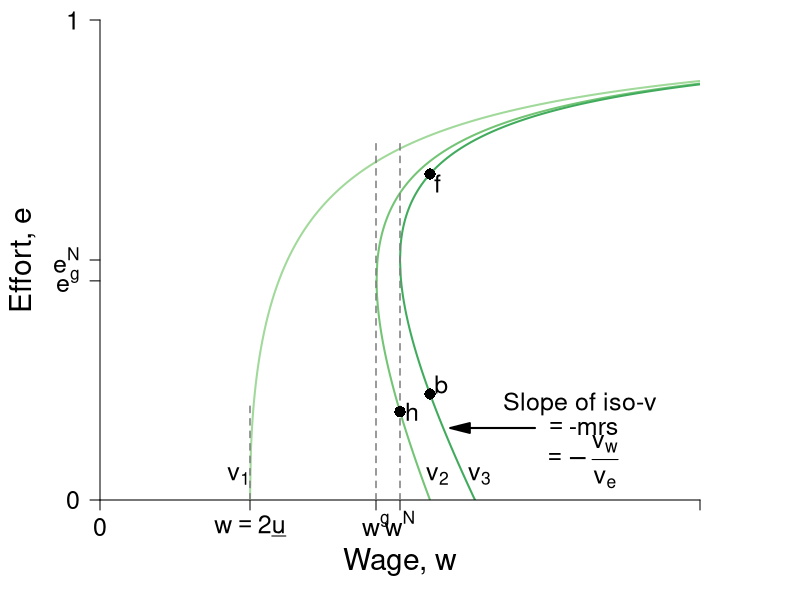

R code for this plot:
require(shape)
pdf(file = "employment/employment_brf_pc_leftpanel.pdf", width = 9, height = 7)

#Set parameters for graphics
axislabelsize <- 1.8
labelsize <- 1.5
namesize <- 1.8
annotatesize <- 1.5
graphlinewidth <- 2
segmentlinewidth <- 1.5

#The equation is below when v = 0. See Wolfram Alpha output. 
isov <- function(w, delta = 5) {
}

isovhigh1 <- function(w, delta = 5, v = 5){
  (sqrt(w^2 - 4 * delta * v) - w + 2*v)/( 2 * v )
}

isovlow1 <- function(w, delta = 5, v = 5){
  (-sqrt(w^2 - 4 * delta * v) - w + 2*v)/( 2 * v )
}

isovhigh2 <- function(w, delta = 5, v = 15){
  (sqrt(w^2 - 4 * delta * v) - w + 2*v)/( 2 * v )
}

isovlow2 <- function(w, delta = 5, v = 15){
  (-sqrt(w^2 - 4 * delta * v) - w + 2*v)/( 2 * v )
}

isovhigh3 <- function(w, delta = 5, v = 20){
  (sqrt(w^2 - 4 * delta * v) - w + 2*v)/( 2 * v )
}

isovlow3 <- function(w, delta = 5, v = 20){
  (-sqrt(w^2 - 4 * delta * v) - w + 2*v)/( 2 * v )
}

brfFn <- function(w, delta = 5) {
  1 - (2*delta) /w
}

#This is evaluated for p = 12; q = 12/(8*sqrt(12^2 - 4*delta1*v1)) - 1/8 for the slope
#At p = 12; q = (-sqrt(12^2 - 4*v1*delta1) - 12 + 2*v1)/(2*v1) = 0.799
tangencyLine <- function(w){
  (w*(0.05))
}



COL <- c("#f7fcf5", "#e5f5e0", "#c7e9c0", "#a1d99b", "#74c476", "#41ab5d", "#238b45", "#005a32")
grays <- gray.colors(25, start = 1, end = 0)
par(mar =  c(5, 5, 1, 5))
xlims <- c(0, 40)
ylims <- c(0, 1)

plot(0, 0, xlim = xlims, ylim = ylims, type = "n",
     xlab = expression(paste("Wage, ", w)),
     ylab = expression(paste("Effort, ", e)),
     xaxt = "n", 
     yaxt = "n", 
     cex.lab = axislabelsize, 
     lwd = 3,
     bty = "n", 
     xaxs="i", 
     yaxs="i")


npts <- 500 
npts2 <- 501
#Specify the sequences of points for graphing. 
xx0 <- seq(5, xlims[2], length.out = npts)
xx1 <- seq(10, xlims[2], length.out = npts)
xx2 <- seq(5, 15, length.out = npts)
xx3 <- seq(10, xlims[2], length.out = npts2)
xx4 <- seq(xlims[1], 10, length.out = npts2)
#For below, I solved sqrt(p^2 - 200) - p + 200/p = 0, getting p = 10*sqrt(2) = 14.14214
xx5 <- seq( 18.43909, xlims[2], length.out = npts2)
xx6 <- seq( 18.43909, 25, length.out = npts2)
xx7 <- seq(20, xlims[2], length.out = npts2)
xx8 <- seq(xlims[1], 25, length.out = npts2)

#Draw the lines for the graphs
#lines(xx0, isov(xx0, delta = 5), col = COL[3], lwd = graphlinewidth)
#lines(xx1, brfFn(xx1), col = "#beaed4", lwd = graphlinewidth)
#lines(xx2, tangencyLine(xx2), col = "darkgrey", lwd = 3, lty = 2)
lines(xx3, isovhigh1(xx3, v = 5, delta = 5), col = COL[4], lwd = graphlinewidth)
lines(xx4, isovlow1(xx4, v = 5, delta = 5), col = COL[4], lwd = graphlinewidth)
lines(xx5, isovhigh2(xx5, v = 17, delta = 5), col = COL[5], lwd = graphlinewidth)
lines(xx6, isovlow2(xx6, v = 17, delta = 5), col = COL[5], lwd = graphlinewidth)
lines(xx7, isovhigh3(xx7, v = 20, delta = 5), col = COL[6], lwd = graphlinewidth)
lines(xx8, isovlow3(xx8, v = 20, delta = 5), col = COL[6], lwd = graphlinewidth)

#Customize ticks and labels for the plot
ticksy <- c(0, brfFn(w = 18.4), 0.5, 1)
#ylabels <- c(0, expression(paste(frac(1,2))), 1)
ylabels <- c(0, expression(paste(e^g)), expression(paste(e^N)), 1)
ticksx <- c(0, 10, 18.4, 20, 40)
xlabels <- c(0, expression(paste(w == 2, underline(u))), expression(paste(w^g)), expression(paste(w^N)) , NA)
axis(1, at = ticksx, pos = 0, labels = xlabels, cex.axis = labelsize)
axis(2, at = ticksy, pos = 0, labels = ylabels, las = 1,cex.axis = labelsize)

#Annotation of the three graphs and the NE
text(9.25, 0.05, expression(paste(v[1])),cex = labelsize, xpd = TRUE)
text(22.5, 0.05, expression(paste(v[2])),cex = labelsize, xpd = TRUE)
text(25.3, 0.05, expression(paste(v[3])),cex = labelsize, xpd = TRUE)
#text(37.5, 0.66, expression(paste("Employee's ICC, or")),cex = labelsize,xpd = TRUE)
#text(37.5, 0.61, expression(paste("Best-response function")),cex = labelsize,xpd = TRUE)
#text(37.5, 0.56, expression(paste(e(w))),cex = labelsize,xpd = TRUE)

#Lines for the coordinates of the Nash equilbrium
#segments(5, 0, 5, 1, lty = 2, col = "darkgray", lwd = 3)
segments(10, 0, 10, 0.2, lty = 2, col = grays[20], lwd = segmentlinewidth)
segments(20, 0, 20, 0.75, lty = 2, col = grays[20], lwd = segmentlinewidth)
#segments(0, 0.5, 20, 0.5, lty = 2, col = grays[20], lwd = segmentlinewidth)
#segments(14.14214, 0.15, 14.14214, 0.45, lty = 2, col = "darkgray", lwd = 3)
#text(19.5, 0.52, expression(n), cex = labelsize)
#text(27, 0.48, expression(paste("Incomplete contract")), cex = labelsize)
#text(27, 0.43, expression(paste("Nash equilibrium")), cex = labelsize)


#Arrows and slope of iso-v label
Arrows(29, 0.15, 24, 0.15,  col = "black", lty = 1, lwd = 2, arr.type = "triangle")
text(32, 0.2, expression(paste("Slope of iso-v")), cex = labelsize)
text(32.3, 0.15, expression(paste(phantom() == "-mrs ")), cex = labelsize)
text(32, 0.08, expression(paste(phantom() == -frac(v[w], v[e]))),cex = labelsize)



#Add a point for the NE
#points(20, 0.5, pch = 16, col = "black", cex = 1.5)


segments(18.4, 0, 18.4, 0.75, lty = 2, col = grays[20], lwd = segmentlinewidth)
#segments(0, brfFn(w = 18.4), 18.4, brfFn(w = 18.4), lty = 2, col = grays[20], lwd = segmentlinewidth)
##points(18.4, brfFn(w = 18.4), pch = 16, col = "black", cex = 1.5)
#text(17.5, brfFn(18.4) + 0.02, expression(g), cex = labelsize)



#Add a point for h
#Figure out q for p = 14.14214: q = 1 - 2delta/p = 1 - (2*5)/14.14214 =  0.2928934
points(20, 0.1839422, pch = 16, col = "black", cex = 1.5)
text(20.8, 0.1839422, expression(h), cex = labelsize)

points(22, isovhigh3(22, v = 20, delta = 5), pch = 16, col = "black", cex = 1.5)
text(22 + 0.5, isovhigh3(22, v = 20, delta = 5) - 0.02, expression(f),cex = labelsize)
points(22, isovlow3(22, v = 20, delta = 5), pch = 16, col = "black", cex = 1.5)
text(22 + 0.75, isovlow3(22, v = 20, delta = 5) + 0.02, expression(b),cex = labelsize)


dev.off()
